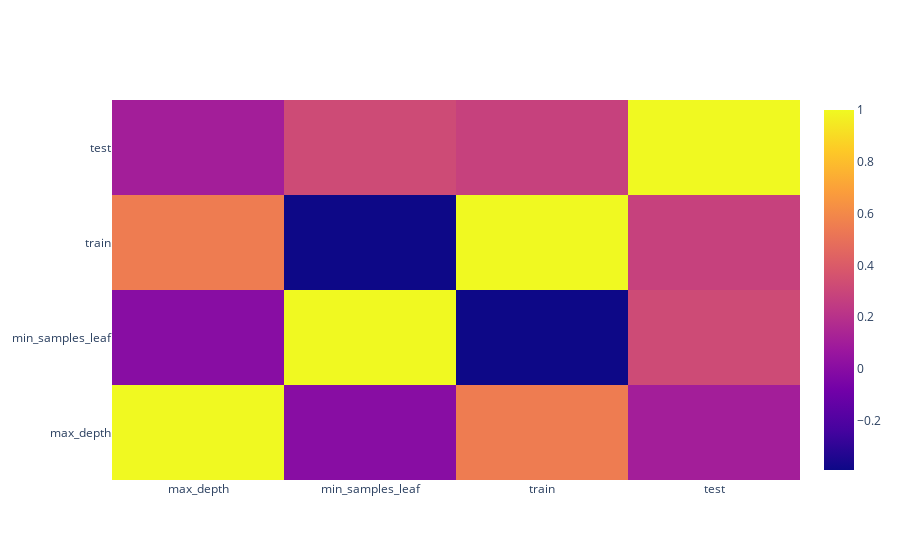

Source (notebook cell):
### Code cell
import plotly.graph_objects as go

corr_results = df_results.corr()

fig = go.Figure(data=go.Heatmap(z=corr_results.values, x=corr_results.columns, y=corr_results.columns))
fig.show()

### Figure 1 — Plotly figure (JSON) as saved in the notebook; plotly's stock layout.template omitted (floating-point values rounded to 4 significant figures)
{"data": [{"type": "heatmap", "x": ["max_depth", "min_samples_leaf", "train", "test"], "y": ["max_depth", "min_samples_leaf", "train", "test"], "z": [[1, -2.84e-16, 0.548, 0.1069], [-2.84e-16, 1, -0.3897, 0.3223], [0.548, -0.3897, 1, 0.2776], [0.1069, 0.3223, 0.2776, 1]]}], "layout": {}}
